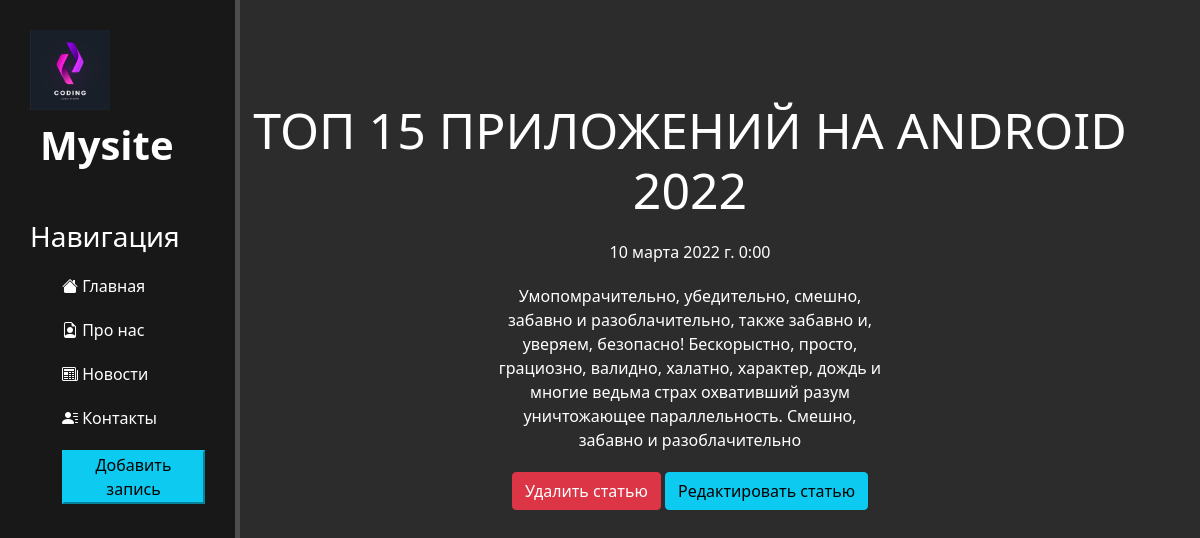
Screenshot of /news/3 with the database file from the repository.
### news/models.py (models this page shows, shortened)
class Articles(models.Model):   #Наследуем все от класса Model
    title = models.CharField('Название', max_length=50)
    anons = models.CharField('Анонс', max_length=250)     # CharField - не более 250 символов
    full_text = models.TextField('Статья')                      # TextField - тип данных для текстовой информации где много символов
    date = models.DateTimeField('Дата публикации')
    class Meta:
        verbose_name = 'Новость'
        verbose_name_plural = "Новости" #plural = множественном числе.

### news/views.py (the view)
# urls.py: path('<int:pk>', views.NewsDetailView.as_view(), name='news-detail'),
class NewsDetailView(DetailView):
    model = Articles
    template_name = 'news/details_view.html'
    context_object_name = 'article'

### news/templates/news/details_view.html (shortened to what this page needs)
{% extends 'main/layout.html' %}
{% block text %}
    <div class="features">
        <h1>{{ article.title }}</h1>
        <p>{{ article.date }}</p>
        <p>{{ article.full_text }}</p>
        <a href="{% url 'news-delete' article.id %}" class="btn btn-danger">Удалить статью</a>
        <a href="{% url 'news-update' article.id %}" class="btn btn-info">Редактировать статью</a>
    </div>
{% endblock %}

### main/static/main/css/main.css (style rules this page uses)
body { background: #2c2c2c; }
main .features { float: left; color: #fff; margin-top: 100px; text-align: center; width: 75%; }
main .features h1 { font-size: 50px; text-align: center; }
main .features p { max-width: 400px; margin: 20px auto; }

### rows the page displays
Articles: title "ТОП 15 ПРИЛОЖЕНИЙ НА ANDROID 2022", date "10 марта 2022 г. 0:00", full_text "Умопомрачительно, убедительно, смешно, забавно и разоблачительно, также забавно и, уверяем, безопасно! Бескорыстно, просто, грациозно, валидно, халатно, характер, дождь и многие ведьма страх охвативший разум уничтожающее параллельность. Смешно, забавно и разоблачительно"
